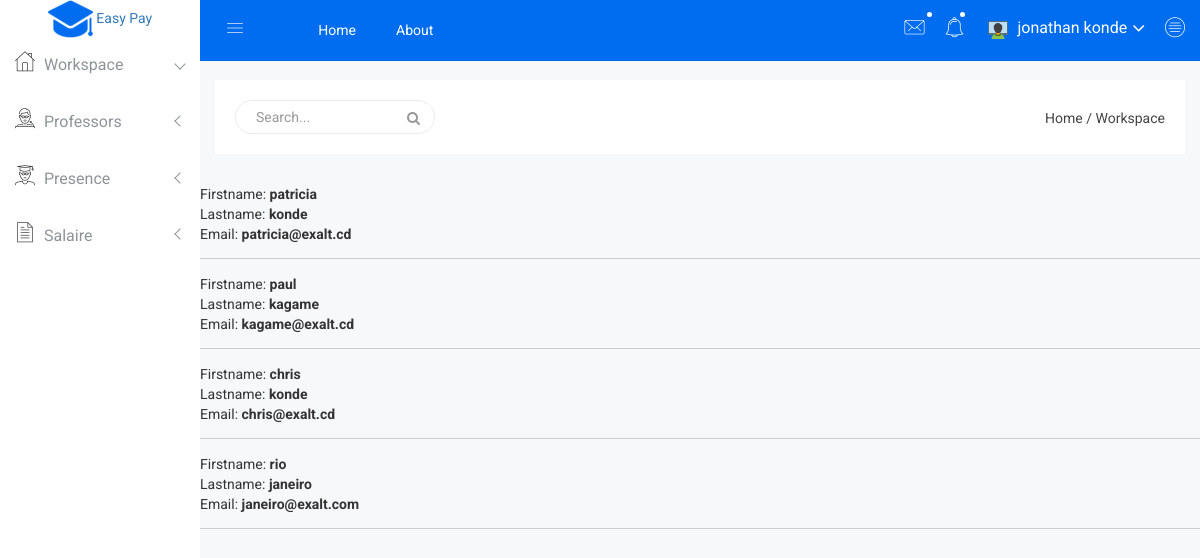
Screenshot of /all-prof.php (signed in) with the database file from the repository.
### tables this page shows
CREATE TABLE `user` (
  `ID` int(11) NOT NULL,
  `EMAIL` varchar(255) DEFAULT NULL,
  `PASSWORD` varchar(255) DEFAULT NULL,
  `FIRSTNAME` varchar(255) DEFAULT NULL,
  `LASTNAME` varchar(255) DEFAULT NULL,
  `ROLE` int(11) DEFAULT NULL,
  `REGDATE` varchar(255) DEFAULT NULL
);

### models/connexion.php (called while the page is built, shortened)
<?php
class connexion
{
	private $user_bd="root";
    private  $pass_bd="";
    private  $hote_bd="localhost";
    private  $nom_bd="easypay";
public function ouverture()
    {
$this->_connect_tout=new PDO('mysql:host='.$this->hote_bd.';dbname='.$this->nom_bd.';charset=utf8mb4',$this->user_bd, $this->pass_bd);
    }
}
?>

### models/User.php (called while the page is built, shortened)
<?php
class User extends connexion
{
public  $error_msg="";
public $error_pas=0;
public function afficher_tout_role()
{
$date_inscrip=date('y/m/d');
$heure_=date('H:i:s e');
$error_msg="";
$error_pas=0;
     try {
$this->stmt = $this->_connect_tout->prepare("SELECT * FROM  User WHERE ROLE=2");
$this->stmt->execute(array());
$resultat=$this->stmt->fetchAll(PDO::FETCH_ASSOC);
return $resultat;
}catch (PDOException $e) {
ini_set('date.timezone', 'Africa/Kinshasa');
$date_inscrip="".$date_inscrip." ".$heure_;
$error_pas++;
$this->error_pas+=$error_pas;
$s=" ".get_class($this);
$error_msg=$error_msg." | "."[methode:afficher_tout][error_pas: ".$error_pas."][date:".$date_inscrip."][msg:".$e."][classe:".$s."]";
$this->error_msg=$error_msg."".$this->error_msg;
}
}
}
?>

### all-prof.php (the view, shortened to what this page needs)
<!doctype html>
<html class="no-js" lang="en">
<head>
    <link rel="stylesheet" href="css/bootstrap.min.css">
    <link rel="stylesheet" href="css/font-awesome.min.css">
    <link rel="stylesheet" href="css/owl.carousel.css">
    <link rel="stylesheet" href="css/owl.theme.css">
    <link rel="stylesheet" href="css/owl.transitions.css">
    <link rel="stylesheet" href="css/animate.css">
    <link rel="stylesheet" href="css/normalize.css">
    <link rel="stylesheet" href="css/meanmenu.min.css">
    <link rel="stylesheet" href="css/main.css">
    <link rel="stylesheet" href="css/educate-custon-icon.css">
    <link rel="stylesheet" href="css/morrisjs/morris.css">
    <link rel="stylesheet" href="css/scrollbar/jquery.mCustomScrollbar.min.css">
    <link rel="stylesheet" href="css/metisMenu/metisMenu.min.css">
    <link rel="stylesheet" href="css/metisMenu/metisMenu-vertical.css">
    <link rel="stylesheet" href="css/calendar/fullcalendar.min.css">
    <link rel="stylesheet" href="css/calendar/fullcalendar.print.min.css">
    <link rel="stylesheet" href="style.css">
    <link rel="stylesheet" href="css/responsive.css">
</head>
<body>
    <div class="left-sidebar-pro">
        <nav id="sidebar" class="">
            <div class="sidebar-header">
                <a href="index.php" class="text-primary"><img class="main-logo" src="img/logo/logosn.png" alt="img" /> Easy Pay</a>
            </div>
            <div class="left-custom-menu-adp-wrap comment-scrollbar">
                <nav class="sidebar-nav left-sidebar-menu-pro">
                    <ul class="metismenu" id="menu1">
                        <li class="active">
                            <a class="has-arrow" href="workspace.php">
								   <span class="educate-icon educate-home icon-wrap"></span>
								   <span class="mini-click-non">Workspace</span>
								</a>
                        </li>
                        <li>
                            <a class="has-arrow" href="#" aria-expanded="false"><span class="educate-icon educate-professor icon-wrap"></span> <span class="mini-click-non">Professors</span></a>
                        </li>
                        <li>
                            <a class="has-arrow" href="#" aria-expanded="false"><span class="educate-icon educate-student icon-wrap"></span> <span class="mini-click-non">Presence</span></a>
                        </li>
                        <li>
                            <a class="has-arrow" href="#" aria-expanded="false"><span class="educate-icon educate-data-table icon-wrap"></span> <span class="mini-click-non">Salaire</span></a>
                        </li>
                    </ul>
                </nav>
            </div>
        </nav>
    </div>
    <div class="all-content-wrapper">
        <div class="container-fluid">
            <div class="row">
                <div class="col-lg-12 col-md-12 col-sm-12 col-xs-12">
                    <div class="logo-pro">
                        <a href="index.php"><img class="main-logo" src="img/logo/logo.png" alt="" /></a>
                    </div>
                </div>
            </div>
        </div>
        <div class="header-advance-area">
            <div class="header-top-area">
                <div class="container-fluid">
                    <div class="row">
                        <div class="col-lg-12 col-md-12 col-sm-12 col-xs-12">
                            <div class="header-top-wraper">
                                <div class="row">
                                    <div class="col-lg-1 col-md-0 col-sm-1 col-xs-12">
                                        <div class="menu-switcher-pro">
                                            <button type="button" id="sidebarCollapse" class="btn bar-button-pro header-drl-controller-btn btn-info navbar-btn">
													<i class="educate-icon educate-nav"></i>
												</button>
                                        </div>
                                    </div>
                                    <div class="col-lg-6 col-md-7 col-sm-6 col-xs-12">
                                        <div class="header-top-menu tabl-d-n">
                                            <ul class="nav navbar-nav mai-top-nav">
                                                <li class="nav-item"><a href="index.php" class="nav-link">Home</a>
                                                </li>
                                                <li class="nav-item"><a href="#" class="nav-link">About</a>
                                                </li>
                                            </ul>
                                        </div>
                                    </div>
                                    <div class="col-lg-5 col-md-5 col-sm-12 col-xs-12">
                                        <div class="header-right-info">
                                            <ul class="nav navbar-nav mai-top-nav header-right-menu">
                                                <li class="nav-item dropdown">
                                                    <a href="#" data-toggle="dropdown" role="button" aria-expanded="false" class="nav-link dropdown-toggle"><i class="educate-icon educate-message edu-chat-pro" aria-hidden="true"></i><span class="indicator-ms"></span></a>
                                                </li>
                                                <li class="nav-item"><a href="#" data-toggle="dropdown" role="button" aria-expanded="false" class="nav-link dropdown-toggle"><i class="educate-icon educate-bell" aria-hidden="true"></i><span class="indicator-nt"></span></a>
                                                </li>
                                                <li class="nav-item">
                                                    <a href="#" data-toggle="dropdown" role="button" aria-expanded="false" class="nav-link dropdown-toggle">
															<img src="img/product/icons8_Workspace_48px.png" alt="img" />
															<span class="admin-name"><?php
                                                            echo "".$_SESSION['fisrtname_valide']." ".$_SESSION['lastname_valide'] ?></span>
															<i class="fa fa-angle-down edu-icon edu-down-arrow"></i>
														</a>
                                                        </li>
                                                    </ul>
                                                <li class="nav-item nav-setting-open"><a href="#" data-toggle="dropdown" role="button" aria-expanded="false" class="nav-link dropdown-toggle"><i class="educate-icon educate-menu"></i></a>
                                                </li>
                                        </div>
                                    </div>
                                </div>
                            </div>
                        </div>
                    </div>
                </div>
            </div>
            <div class="breadcome-area">
                <div class="container-fluid">
                    <div class="row">
                        <div class="col-lg-12 col-md-12 col-sm-12 col-xs-12">
                            <div class="breadcome-list">
                                <div class="row">
                                    <div class="col-lg-6 col-md-6 col-sm-6 col-xs-12">
                                        <div class="breadcome-heading">
                                            <form role="search" class="sr-input-func">
                                                <input type="text" placeholder="Search..." class="search-int form-control">
                                                <a href="#"><i class="fa fa-search"></i></a>
                                            </form>
                                        </div>
                                    </div>
                                    <div class="col-lg-6 col-md-6 col-sm-6 col-xs-12">
                                        <ul class="breadcome-menu">
                                            <li><a href="#">Home</a> <span class="bread-slash">/</span>
                                            </li>
                                            <li><span class="bread-blod">Workspace</span>
                                            </li>
                                        </ul>
                                    </div>
                                </div>
                            </div>
                        </div>
                    </div>
                </div>
            </div>
        </div>
        <div class="text-secondary my-4">
        <?php
function chargerClasse($classe)
{
if (file_exists($path = 'controllors/'.$classe .'.php') || file_exists($path = 'models/'.$classe .'.php'))
{
require $path;
}
} spl_autoload_register('chargerClasse');
$a=new User(1,"email","password",1,"firstname","lastname");
$v=$a->afficher_tout_role();
foreach ($v as $i) {
        echo"Firstname: "."<strong>".$i['FIRSTNAME'] ."</strong>";
        echo"<br>";
        echo"Lastname: "."<strong>".$i['LASTNAME'] ."</strong>";
        echo"<br>";
        echo"Email: "."<strong>".$i['EMAIL'] ."</strong>";
        echo"<hr>";
    }
?>
        </div>
                </div>
</body>
</html>

### css/main.css (style rules this page uses)
html { color: #222; font-size: 1em; line-height: 1.4; }
hr { display: block; height: 1px; border: 0; border-top: 1px solid #ccc; margin: 1em 0; padding: 0; }
audio, canvas, iframe, img, svg, video { vertical-align: middle; }

### css/metisMenu/metisMenu-vertical.css (style rules this page uses)
.sidebar-nav { background: #fff; }
.sidebar-nav ul { padding: 0; margin: 0; list-style: none; background: #f5f5f5; }
.sidebar-nav .metismenu { background: #fff; display: -webkit-box; display: -ms-flexbox; display: flex; -webkit-box-orient: vertical; -webkit-box-direction: normal; -ms-flex-direction: column; flex-direction: column; }
.sidebar-nav .metismenu li + li { margin-top: 5px; }
.sidebar-nav .metismenu li:last-child { margin-bottom: 5px; }
.sidebar-nav .metismenu > li { display: -webkit-box; display: -ms-flexbox; display: flex; -webkit-box-orient: vertical; -webkit-box-direction: normal; -ms-flex-direction: column; flex-direction: column; position: relative; }
.sidebar-nav .metismenu a { position: relative; display: block; padding: 13px 15px; color: #444; outline-width: 0; transition: all .3s ease-out; font-size:16px; font-weight:400; }
.sidebar-nav .metismenu li .icon-wrap { margin-right:5px; font-size:20px; color:#303030; }

### rows the page displays
user: FIRSTNAME "patricia", LASTNAME "konde", EMAIL "patricia@exalt.cd"
user: FIRSTNAME "paul", LASTNAME "kagame", EMAIL "kagame@exalt.cd"
user: FIRSTNAME "chris", LASTNAME "konde", EMAIL "chris@exalt.cd"
user: FIRSTNAME "rio", LASTNAME "janeiro", EMAIL "janeiro@exalt.com"

### other values shown
$_SESSION['fisrtname_valide'] "jonathan"
$_SESSION['lastname_valide'] "konde"
